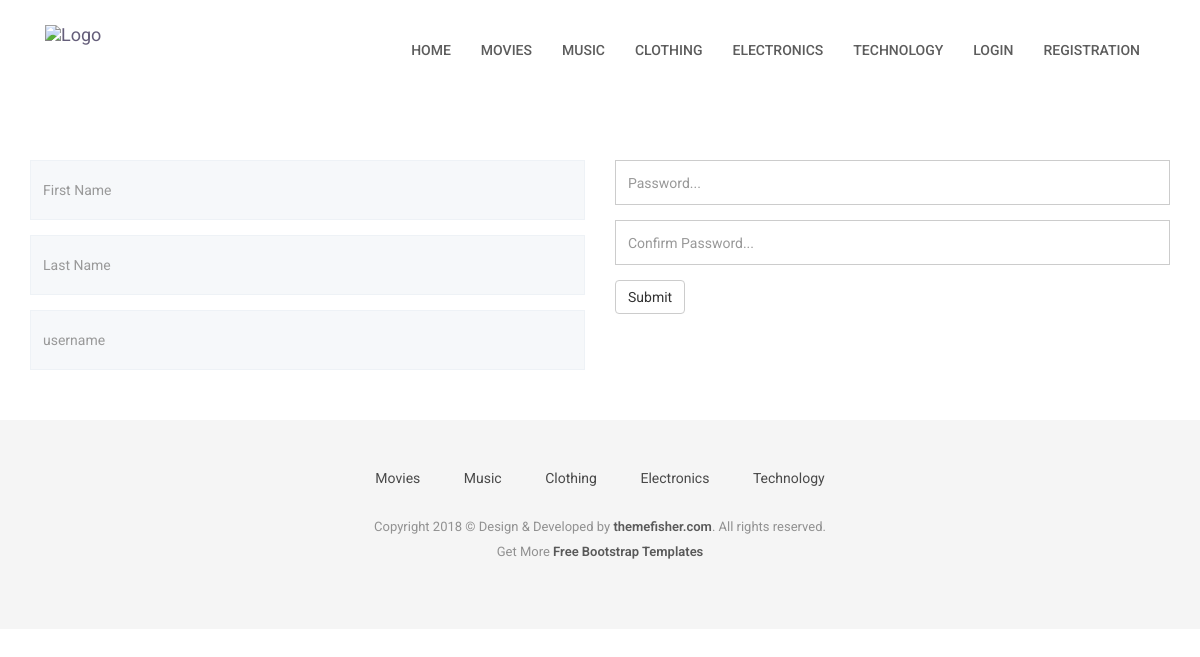
/user-registration, run on the app's committed database.
### category/models.py (models this page shows, shortened)
class Category(models.Model):
    title = models.CharField(max_length=255)
    status = models.BooleanField(default=True)

### account/views.py (the view)
# urls.py: path('user-registration', views.userRegistration, name="userRegistration"),
def userRegistration(request):
    if request.method == 'POST':
        firstName = request.POST.get('first_name')
        lastName = request.POST.get('last_name')
        username = request.POST.get('username')
        password = request.POST.get('password')
        confirmPassword = request.POST.get('confirm_password')
        checkUsername = User.objects.filter(username=username)
        if checkUsername:
            messages.error(request, 'Username is already taken')
            return redirect('userRegistration')
        else:
            if password == "":
                messages.error(request, 'Password is required')
                return redirect('userRegistration')
            elif confirmPassword == "":
                messages.error(request, 'Confirm password is required')
                return redirect('userRegistration')
            elif password != confirmPassword:
                messages.error(request, 'Password does not match with confirm password')
                return redirect('userRegistration')
            else:
                user= User.objects.create(
                    first_name=firstName,
                    last_name=lastName,
                    username=username
                )
                user.set_password(password)
                user.save()
                messages.success(request, 'Congratulation Your registration is successful')
                return redirect('userLogin')
    else:
        navigation_categories = Category.objects.filter(status=True).order_by('-id')[:5]
        return render(request, 'user-registration.html', {
            'navigation_categories':navigation_categories
        })

### templates/user-registration.html (shortened to what this page needs)
{% extends 'base.html' %}
{% block content %}
    <section class="contact-form">
    <div class="container">
        <div class="row">
            <form id="contact-form" novalidate="novalidate" action="{% url 'userRegistration' %}" method="POST">
                <div class="col-md-6 col-sm-12">
                    <div class="block">
                        <div class="form-group">
                            <input name="first_name" type="text" class="form-control" placeholder="First Name">
                        </div>
                        <div class="form-group">
                            <input name="last_name" type="text" class="form-control" placeholder="Last Name">
                        </div>
                        <div class="form-group">
                            <input name="username" type="text" class="form-control" placeholder="username">
                        </div>
                    </div>
                </div>
                <div class="col-md-6 col-sm-12">
                    <div class="form-group">
                        <input name="password" type="password" class="form-control" placeholder="Password...">
                    </div>
                    <div class="form-group">
                        <input name="confirm_password" type="password" class="form-control" placeholder="Confirm Password...">
                    </div>
                    <button class="btn btn-default" type="submit">Submit</button>
                </div>
            </form>
        </div>
    </div>
</section>
{% endblock %}

### templates/base.html (shortened to what this page needs)
{% load static %}
<!DOCTYPE html>
<html class="no-js">
<head>
    <link rel="stylesheet" href="{% static 'plugins/bootstrap/bootstrap.min.css' %}">
    <link rel="stylesheet" href="{% static 'plugins/Ionicons/css/ionicons.min.css' %}">
    <link rel="stylesheet" href="{% static 'plugins/animate-css/animate.css' %}">
    <link rel="stylesheet" href="{% static 'plugins/magnific-popup/magnific-popup.css' %}">
    <link rel="stylesheet" href="{% static 'plugins/slick/slick.css' %}">
    <link rel="stylesheet" href="{% static 'css/style.css' %}">
</head>
<body id="body">
    <header class="navigation">
        <div class="container">
            <div class="row">
                <div class="col-md-12">
                    <nav class="navbar">
                        <div class="container-fluid">
                            <div class="navbar-header">
                                <a class="navbar-brand" href="index.html">
                                    <img src="{% static 'images/logo.png' %}" alt="Logo">
                                </a>
                            </div>
                            <div class="collapse navbar-collapse" id="bs-example-navbar-collapse-1">
                                <ul class="nav navbar-nav navbar-right">
                                    <li><a href="{% url 'homePage' %}">Home</a></li>
                                    {% for category in navigation_categories %}
                                    <li><a href="{% url 'categoryQuestion' category_id=category.id %}">{{category.title}}</a></li>
                                    {% endfor %} {% if request.user.is_authenticated %}
                                    <li><a href="{% url 'userProfile' %}">Profile</a></li>
                                    <li><a href="index.html">Logout</a></li>
                                    {% else %}
                                    <li><a href="{% url 'userLogin' %}">Login</a></li>
                                    <li><a href="{% url 'userRegistration' %}">Registration</a></li>
                                    {% endif %}
                                </ul>
                            </div>
                        </div>
                    </nav>
                </div>
            </div>
        </div>
    </header>
    {% block content %} {% endblock %}
    <footer class="footer">
        <div class="container">
            <div class="row">
                <div class="col-md-12">
                    <div class="footer-manu">
                        <ul>
                            {% for category in navigation_categories %}
                            <li><a href="{% url 'categoryQuestion' category_id=category.id %}">{{category.title|title}}</a></li>
                            {% endfor %}
                        </ul>
                    </div>
                    <p class="copyright">Copyright 2018 &copy; Design & Developed by <a href="http://www.themefisher.com">themefisher.com</a>. All rights reserved.
                        <br> Get More <a href="https://themefisher.com/free-bootstrap-templates/" target="_blank">Free Bootstrap Templates</a>
                    </p>
                </div>
            </div>
        </div>
    </footer>
</body>
</html>

### reddit/assets/css/style.css (style rules this page uses)
body { line-height: 1.5; font-family: "Roboto", sans-serif; -webkit-font-smoothing: antialiased; }
p { color: #7B7B7B; font-size: 15px; font-family: "Roboto", sans-serif; }
ol, ul { margin: 0; padding: 0; list-style: none; }
a, a:focus, a:hover { text-decoration: none; outline: 0; color: #655E7A; }
input[type="email"], input[type="password"], input[type="text"], input[type="tel"] { box-shadow: none; height: 45px; outline: none; font-size: 14px; }
.form-control { box-shadow: none; border-radius: 0; }
header { background: #fff; padding: 20px 0; }
header .navbar { margin-bottom: 0px; border: 0px; }
header .navbar-brand { padding-top: 5px; }
.navigation { background: #fff; padding: 20px 0; }
.navigation .navbar { margin-bottom: 0px; border: 0px; }
.navigation .navbar-brand { padding-top: 5px; }
.navigation .navbar { background: none; border: 0px; }
.navigation .navbar .navbar-nav { padding-top: 10px; }
.navigation .navbar .navbar-nav > li > a { color: #5C5C5C; padding: 10px 15px; font-weight: 500; font-size: 14px; text-transform: uppercase; }
.contact-form { padding-top: 70px; padding-bottom: 35px; }
.contact-form .block .form-group { padding-bottom: 15px; margin: 0px; }
.contact-form .block .form-group .form-control { background: #F6F8FA; height: 60px; border: 1px solid #EEF2F6; box-shadow: none; width: 100%; }
.footer { background: #F5F5F5; text-align: center; padding-top: 48px; padding-bottom: 55px; }
.footer p { font-size: 13px; line-height: 25px; color: #919191; }
.footer a { color: #595959; }
.footer .footer-manu { padding-bottom: 25px; }
.footer .footer-manu ul { margin: 0px; padding: 0px; }
.footer .footer-manu ul li { display: inline-block; padding: 0px 20px; }
.footer .footer-manu ul li a { display: inline-block; color: #494949; }
.footer .copyright a { font-weight: 600; }

### data on the page
Category: title "MOVIES", title "Movies"
Category: title "MUSIC", title "Music"
Category: title "CLOTHING", title "Clothing"
Category: title "ELECTRONICS", title "Electronics"
Category: title "TECHNOLOGY", title "Technology"
